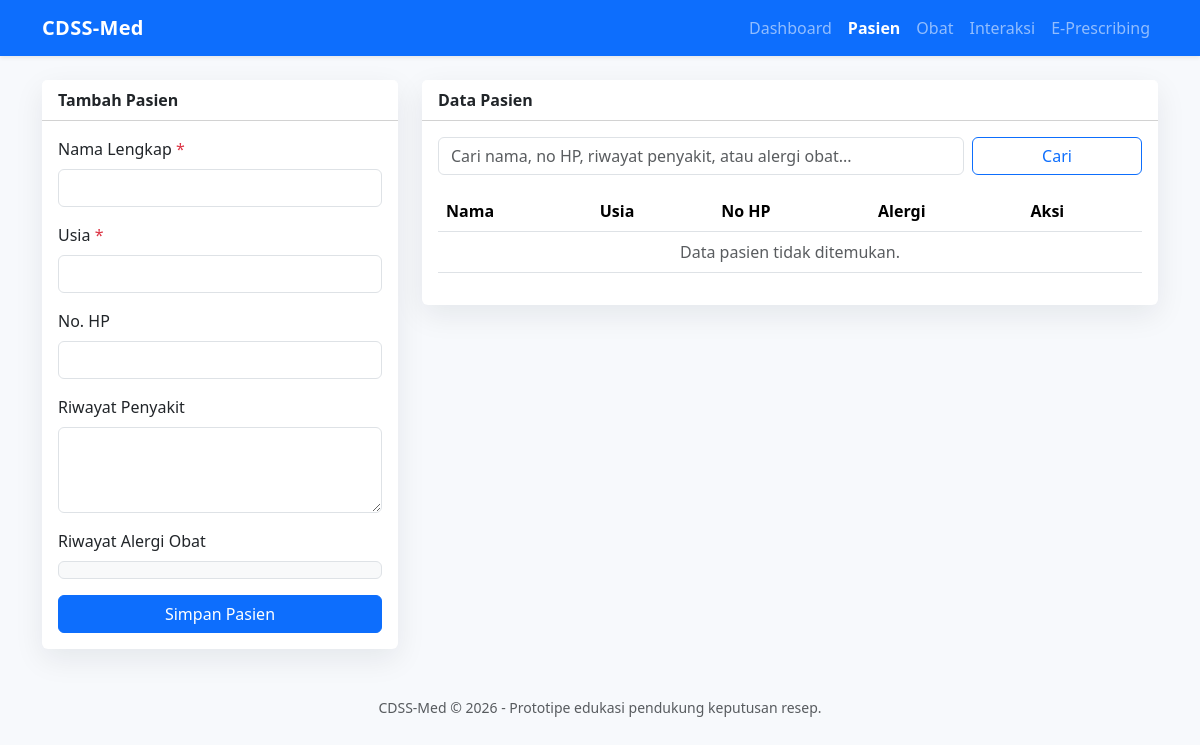
The page /pasien.php on the database as committed earlier.
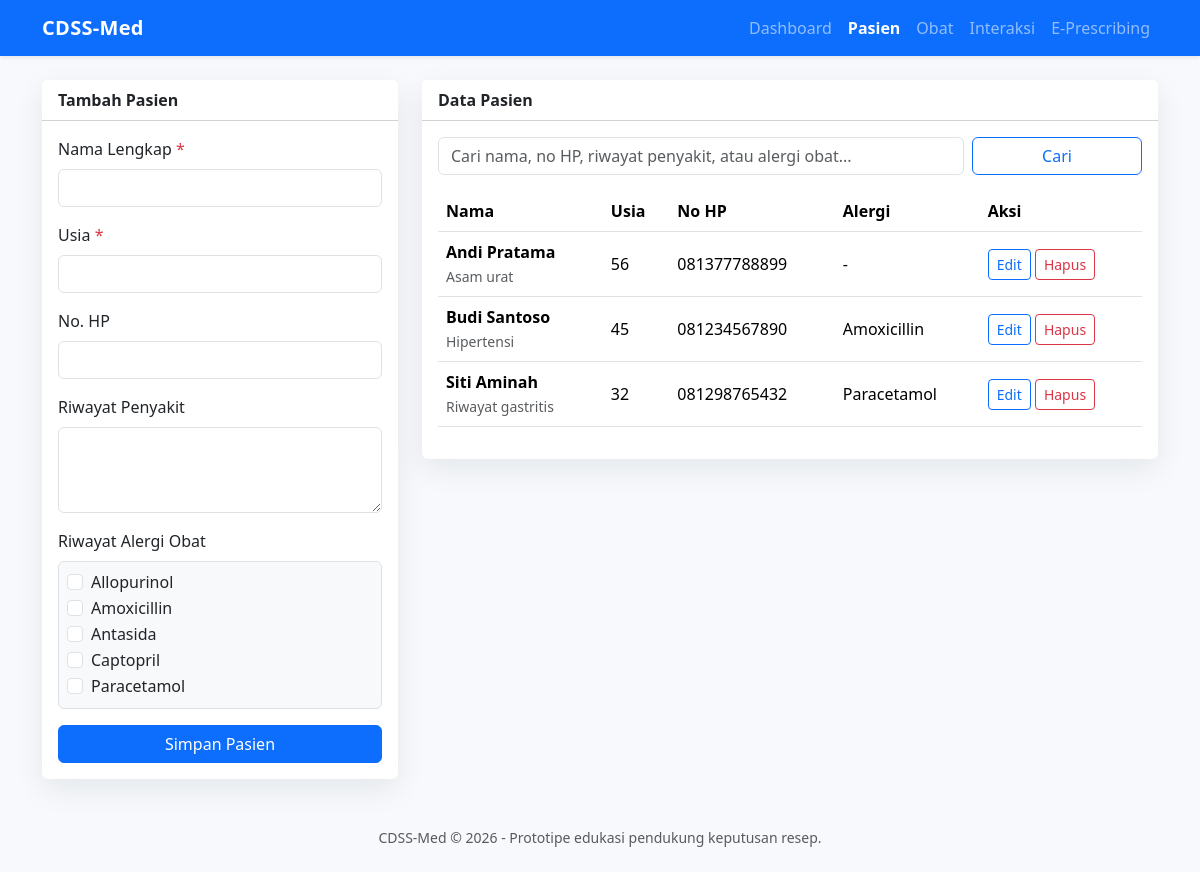
The same page on the database as committed later.
### tables this page shows
CREATE TABLE obat (
    id INT AUTO_INCREMENT PRIMARY KEY,
    nama_obat VARCHAR(120) NOT NULL UNIQUE,
    kategori VARCHAR(80) NULL,
    harga DECIMAL(12,2) NOT NULL DEFAULT 0,
    created_at TIMESTAMP DEFAULT CURRENT_TIMESTAMP
);

CREATE TABLE pasien (
    id INT AUTO_INCREMENT PRIMARY KEY,
    nama_lengkap VARCHAR(120) NOT NULL,
    usia INT NOT NULL,
    no_hp VARCHAR(25) NULL,
    riwayat_penyakit TEXT NULL,
    created_at TIMESTAMP DEFAULT CURRENT_TIMESTAMP
);

### koneksi.php (called while the page is built, shortened)
<?php
function e(?string $value): string
{
    return htmlspecialchars((string) $value, ENT_QUOTES, 'UTF-8');
}

### pasien.php (the view, shortened to what the changed rows need)
<?php
require_once 'koneksi.php';
$selectedAlergi = array();
$obatList = $pdo->query('SELECT * FROM obat ORDER BY nama_obat')->fetchAll();
$pasienSql = "SELECT p.*, GROUP_CONCAT(o.nama_obat ORDER BY o.nama_obat SEPARATOR ', ') AS daftar_alergi
     FROM pasien p
     LEFT JOIN alergi_pasien ap ON ap.pasien_id = p.id
     LEFT JOIN obat o ON o.id = ap.obat_id
     GROUP BY p.id";
$pasienParams = array();
$pasienSql .= ' ORDER BY p.nama_lengkap';
$stmtPasien = $pdo->prepare($pasienSql);
$stmtPasien->execute($pasienParams);
$pasienList = $stmtPasien->fetchAll();
require 'header.php';
?>
<div class="row g-4">
    <div class="col-lg-4">
        <div class="card">
            <div class="card-body">
                <form method="post">
                    <div class="mb-3">
                        <label class="form-label">Riwayat Alergi Obat</label>
                        <div class="border rounded p-2 bg-light" style="max-height: 180px; overflow:auto;">
                            <?php foreach ($obatList as $obat): ?>
                                <div class="form-check">
                                    <input class="form-check-input" type="checkbox" name="alergi_obat[]" value="<?= e($obat['id']); ?>" id="alergi<?= e($obat['id']); ?>" <?= in_array((int) $obat['id'], $selectedAlergi, true) ? 'checked' : ''; ?>>
                                    <label class="form-check-label" for="alergi<?= e($obat['id']); ?>"><?= e($obat['nama_obat']); ?></label>
                                </div>
                            <?php endforeach; ?>
                        </div>
                    </div>
                </form>
            </div>
        </div>
    </div>
    <div class="col-lg-8">
        <div class="card">
            <div class="card-body">
                <div class="table-responsive">
                <table class="table table-hover align-middle">
                    <thead><tr><th>Nama</th><th>Usia</th><th>No HP</th><th>Alergi</th><th>Aksi</th></tr></thead>
                    <tbody>
                    <?php if (!$pasienList): ?>
                        <tr><td colspan="5" class="text-center text-muted">Data pasien tidak ditemukan.</td></tr>
                    <?php endif; ?>
                    <?php foreach ($pasienList as $pasien): ?>
                        <tr>
                            <td><strong><?= e($pasien['nama_lengkap']); ?></strong><br><span class="small text-muted"><?= e($pasien['riwayat_penyakit']); ?></span></td>
                            <td><?= e($pasien['usia']); ?></td>
                            <td><?= e($pasien['no_hp']); ?></td>
                            <td><?= e($pasien['daftar_alergi'] ?: '-'); ?></td>
                            <td class="text-nowrap">
                                <a class="btn btn-sm btn-outline-primary" href="?edit=<?= e($pasien['id']); ?>">Edit</a>
                                <a class="btn btn-sm btn-outline-danger" href="?hapus=<?= e($pasien['id']); ?>" onclick="return confirm('Hapus pasien ini?')">Hapus</a>
                            </td>
                        </tr>
                    <?php endforeach; ?>
                    </tbody>
                </table>
                </div>
            </div>
        </div>
    </div>
</div>
<?php require 'footer.php'; ?>

### header.php (shortened to what the changed rows need)
<?php
$currentPage = basename($_SERVER['PHP_SELF']);
$menus = [
    'index.php' => 'Dashboard',
    'pasien.php' => 'Pasien',
    'obat.php' => 'Obat',
    'interaksi.php' => 'Interaksi',
    'e_prescribing.php' => 'E-Prescribing',
];
?>
<!doctype html>
<html lang="id">
<head>
    <link href="https://cdn.jsdelivr.net/npm/bootstrap@5.3.3/dist/css/bootstrap.min.css" rel="stylesheet">
</head>
<body>
<nav class="navbar navbar-expand-lg navbar-dark bg-primary shadow-sm">
    <div class="container">
        <div class="collapse navbar-collapse" id="navbarNav">
            <ul class="navbar-nav ms-auto">
                <?php foreach ($menus as $file => $label): ?>
                    <li class="nav-item">
                        <a class="nav-link <?= $currentPage === $file ? 'active fw-semibold' : ''; ?>" href="<?= $file; ?>"><?= $label; ?></a>
                    </li>
                <?php endforeach; ?>
            </ul>
        </div>
    </div>
</nav>
<main class="container py-4">

Rows that differ between the two databases and show on the page:
added obat: nama_obat "Allopurinol"
added obat: nama_obat "Amoxicillin"
added obat: nama_obat "Antasida"
added obat: nama_obat "Captopril"
added obat: nama_obat "Paracetamol"
added pasien: nama_lengkap "Andi Pratama", riwayat_penyakit "Asam urat", usia "56", no_hp "081377788899", daftar_alergi "-"
added pasien: nama_lengkap "Budi Santoso", riwayat_penyakit "Hipertensi", usia "45", no_hp "081234567890", daftar_alergi "Amoxicillin"
added pasien: nama_lengkap "Siti Aminah", riwayat_penyakit "Riwayat gastritis", usia "32", no_hp "081298765432", daftar_alergi "Paracetamol"
Other text that changed with them:
text no longer shown: "Data pasien tidak ditemukan."
